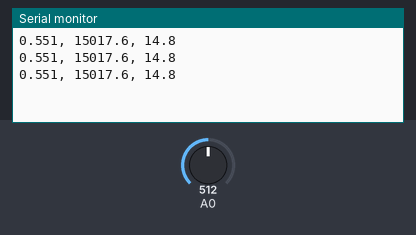
Simulated run of this sketch. Board: Arduino Uno, built with avr-gcc and run on an emulated ATmega328P. Parts: the last lines printed to the serial monitor. The inputs (shaded band) are chosen by the test bench; at power-on: A0 = 512.

Above: at 1.2 s.
1.3 s: A0 set to 716
At 1.9 s:
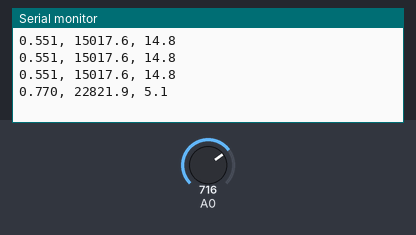
2.8 s: A0 set to 900
At 3.4 s:
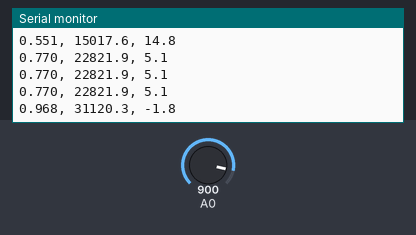
Timing chart, 0 to 5.8 s (numbered marks = the images above; inputs shaded):
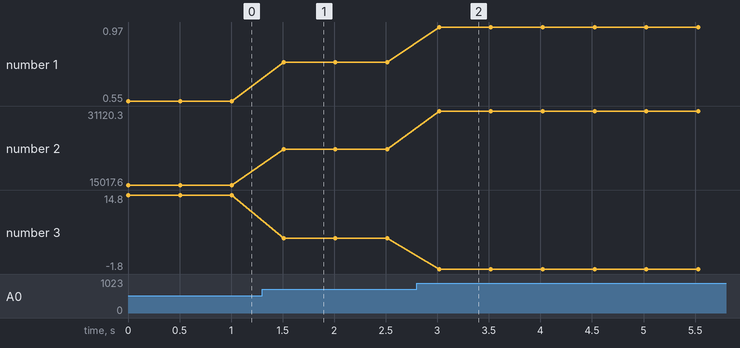

The sketch:

THERMISTOR_TEMP.ino
```cpp
void setup() {
  analogReference(INTERNAL);
  Serial.begin(115200);
}
void loop() {
  float V, R, T;
  long x;
  x = 0;
  for (int n = 0; n < 10; n++) {
    x += analogRead(0);
  }
  V = x * 1.1 / 10230.0;
  R = thermistorR(V, 3.3, 75000.0);
  T = thermistorT(R, 3431.0, 10000.0, 25.0);

  Serial.print(V, 3);
  Serial.print(", "); Serial.print(R, 1);
  Serial.print(", "); Serial.println(T, 1);
  delay(500);
}
float thermistorR(float Vx, float V0, float Rs) {
  return Vx * Rs / (V0 - Vx);
}
float thermistorT(float R, float B, float R0, float T0) {
  return 1 / ((1.0 / B) * log(R / R0) + (1.0 / (T0 + 273.15))) - 273.15;
}
```

Measured:
- after the input at 1.3 s, the serial monitor: prints a new line after 0.21 s (image 1)
- after the input at 2.8 s, the serial monitor: prints a new line after 0.22 s (image 2)
- plotted number 1: 0.55 → 0.77 after the input at 1.3 s, 0.77 → 0.97 after the input at 2.8 s
- plotted number 2: 15017.6 → 22821.9 after the input at 1.3 s, 22821.9 → 31120.3 after the input at 2.8 s
- plotted number 3: 14.8 → 5.1 after the input at 1.3 s, 5.1 → -1.8 after the input at 2.8 s
